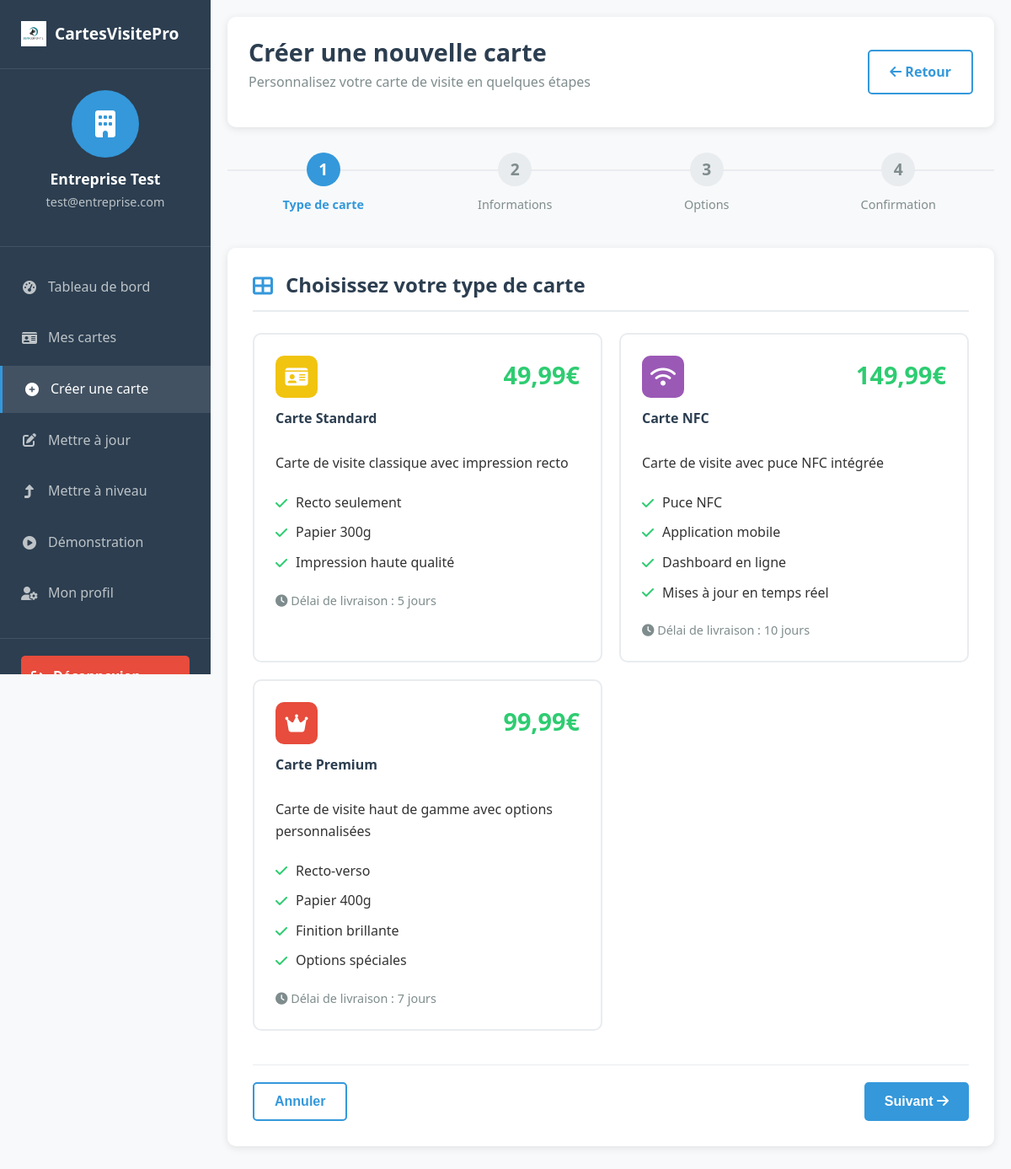
Screenshot of /client/create-card.php (signed in) with the database file from the repository.
### tables this page shows
CREATE TABLE products (
    id INT PRIMARY KEY AUTO_INCREMENT,
    name VARCHAR(100) NOT NULL,
    description TEXT,
    category ENUM('standard', 'nfc', 'premium') NOT NULL,
    base_price DECIMAL(10,2) NOT NULL,
    features JSON,
    options JSON,
    is_active BOOLEAN DEFAULT TRUE,
    stock_quantity INT DEFAULT 0,
    delivery_days INT DEFAULT 5,
    created_at TIMESTAMP DEFAULT CURRENT_TIMESTAMP,
    updated_at TIMESTAMP DEFAULT CURRENT_TIMESTAMP ON UPDATE CURRENT_TIMESTAMP
);

### client/create-card.php (the view, shortened to what this page needs)
<?php
$db = Database::getInstance();
$stmt = $db->query("SELECT * FROM products WHERE is_active = 1 ORDER BY category, base_price");
$products = $stmt->fetchAll();
$products_by_category = [];
foreach ($products as $product) {
    $products_by_category[$product['category']][] = $product;
}
?>
<!DOCTYPE html>
<html lang="fr">
<head>
    <link rel="stylesheet" href="../assets/css/style.css">
    <link rel="stylesheet" href="../assets/css/client.css">
    <link rel="stylesheet" href="https://cdnjs.cloudflare.com/ajax/libs/font-awesome/6.4.0/css/all.min.css">
    <link rel="stylesheet" href="https://cdn.jsdelivr.net/npm/flatpickr/dist/flatpickr.min.css">
</head>
<body class="client-dashboard">
    <div class="sidebar">
        <div class="sidebar-header">
            <a href="../index.html" class="logo">
                <img src="../assets/images/logo.png" alt="CartesVisitePro">
                <span>CartesVisitePro</span>
            </a>
        </div>
        <div class="client-info">
            <div class="client-avatar">
                <i class="fas fa-building"></i>
            </div>
            <h3><?php echo htmlspecialchars($_SESSION['client_name']); ?></h3>
            <p><?php echo htmlspecialchars($_SESSION['client_email']); ?></p>
        </div>
        <nav class="sidebar-nav">
            <ul>
                <li><a href="dashboard.php"><i class="fas fa-tachometer-alt"></i> Tableau de bord</a></li>
                <li><a href="my-cards.php"><i class="fas fa-id-card"></i> Mes cartes</a></li>
                <li class="active"><a href="create-card.php"><i class="fas fa-plus-circle"></i> Créer une carte</a></li>
                <li><a href="update-card.php"><i class="fas fa-edit"></i> Mettre à jour</a></li>
                <li><a href="upgrade-card.php"><i class="fas fa-level-up-alt"></i> Mettre à niveau</a></li>
                <li><a href="demo.php"><i class="fas fa-play-circle"></i> Démonstration</a></li>
                <li><a href="profile.php"><i class="fas fa-user-cog"></i> Mon profil</a></li>
            </ul>
        </nav>
        <div class="sidebar-footer">
            <a href="logout.php" class="btn-logout"><i class="fas fa-sign-out-alt"></i> Déconnexion</a>
        </div>
    </div>
    <div class="main-content">
        <header class="dashboard-header">
            <div class="header-left">
                <h1>Créer une nouvelle carte</h1>
                <p>Personnalisez votre carte de visite en quelques étapes</p>
            </div>
            <div class="header-right">
                <a href="my-cards.php" class="btn btn-outline">
                    <i class="fas fa-arrow-left"></i> Retour
                </a>
            </div>
        </header>
        <div class="creation-steps">
            <div class="step active" id="step1">
                <div class="step-number">1</div>
                <div class="step-label">Type de carte</div>
            </div>
            <div class="step" id="step2">
                <div class="step-number">2</div>
                <div class="step-label">Informations</div>
            </div>
            <div class="step" id="step3">
                <div class="step-number">3</div>
                <div class="step-label">Options</div>
            </div>
            <div class="step" id="step4">
                <div class="step-number">4</div>
                <div class="step-label">Confirmation</div>
            </div>
        </div>
        <form method="POST" action="" id="cardCreationForm">
            <div class="creation-form active" id="formStep1">
                <div class="form-section">
                    <div class="form-section-header">
                        <i class="fas fa-th-large"></i>
                        <h3>Choisissez votre type de carte</h3>
                    </div>
                    <div class="product-cards">
                        <?php foreach ($products_by_category as $category => $category_products): ?>
                            <?php foreach ($category_products as $product): ?>
                                <?php
                                $features = $product['features'] ? json_decode($product['features'], true) : [];
                                $icons = [
                                    'standard' => 'fa-id-card',
                                    'nfc' => 'fa-wifi',
                                    'premium' => 'fa-crown'
                                ];
                                $icon_classes = [
                                    'standard' => 'icon-standard',
                                    'nfc' => 'icon-nfc',
                                    'premium' => 'icon-premium'
                                ];
                                ?>
                                <div class="product-card" onclick="selectProduct(<?php echo $product['id']; ?>, '<?php echo $product['category']; ?>')"
                                     id="product-<?php echo $product['id']; ?>">
                                    <div class="product-header">
                                        <div>
                                            <div class="product-icon <?php echo $icon_classes[$product['category']]; ?>">
                                                <i class="fas <?php echo $icons[$product['category']]; ?>"></i>
                                            </div>
                                            <h4><?php echo htmlspecialchars($product['name']); ?></h4>
                                        </div>
                                        <div class="product-price">
                                            <?php echo number_format($product['base_price'], 2, ',', ' '); ?>€
                                        </div>
                                    </div>
                                    <p><?php echo htmlspecialchars($product['description']); ?></p>
                                    <?php if (!empty($features)): ?>
                                        <ul class="product-features">
                                            <?php foreach ($features as $feature): ?>
                                                <li><i class="fas fa-check"></i> <?php echo htmlspecialchars($feature); ?></li>
                                            <?php endforeach; ?>
                                        </ul>
                                    <?php endif; ?>
                                    <div class="product-duration">
                                        <i class="fas fa-clock"></i>
                                        Délai de livraison : <?php echo $product['delivery_days']; ?> jours
                                    </div>
                                </div>
                            <?php endforeach; ?>
                        <?php endforeach; ?>
                    </div>
                    <div class="form-actions">
                        <button type="button" class="btn btn-outline" onclick="window.location.href='my-cards.php'">
                            Annuler
                        </button>
                        <button type="button" class="btn btn-primary" onclick="goToStep(2)" id="nextStep1">
                            Suivant <i class="fas fa-arrow-right"></i>
                        </button>
                    </div>
                </div>
            </div>
        </form>
    </div>
</body>
</html>

### assets/css/style.css (style rules this page uses)
* { margin: 0; padding: 0; box-sizing: border-box; }
html { scroll-behavior: smooth; }
body { font-family: 'Segoe UI', Tahoma, Geneva, Verdana, sans-serif; line-height: 1.6; color: #333; background-color: #f8f9fa; }
h1, h2, h3, h4, h5, h6 { font-weight: 700; line-height: 1.2; margin-bottom: 1rem; color: #2c3e50; }
h1 { font-size: 2.5rem; }
h3 { font-size: 1.5rem; }
p { margin-bottom: 1rem; }
a { color: #3498db; text-decoration: none; transition: color 0.3s ease; }
.btn { display: inline-block; padding: 12px 24px; border-radius: 5px; font-weight: 600; text-align: center; cursor: pointer; transition: all 0.3s ease; border: none; font-size: 1rem; }
.btn-primary { background-color: #3498db; color: white; }
.btn-outline { background-color: transparent; border: 2px solid #3498db; color: #3498db; }
.logo { display: flex; align-items: center; gap: 10px; font-size: 1.5rem; font-weight: 700; color: #2c3e50; }
.logo img { height: 40px; }

### assets/css/client.css (style rules this page uses)
.client-dashboard { display: flex; min-height: 100vh; background-color: #f8f9fa; }
.sidebar { width: 280px; background-color: #2c3e50; color: white; display: flex; flex-direction: column; position: fixed; height: 100vh; overflow-y: auto; }
.sidebar-header { padding: 25px; border-bottom: 1px solid rgba(255, 255, 255, 0.1); }
.sidebar-header .logo { color: white; font-size: 1.2rem; }
.sidebar-header .logo img { height: 30px; }
.client-info { padding: 25px; text-align: center; border-bottom: 1px solid rgba(255, 255, 255, 0.1); }
.client-avatar { width: 80px; height: 80px; background-color: #3498db; border-radius: 50%; display: flex; align-items: center; justify-content: center; font-size: 2rem; margin: 0 auto 15px; }
.client-info h3 { color: white; font-size: 1.1rem; margin-bottom: 5px; }
.client-info p { color: #bdc3c7; font-size: 0.9rem; }
.sidebar-nav { flex: 1; padding: 20px 0; }
.sidebar-nav ul { list-style: none; }
.sidebar-nav li { margin-bottom: 5px; }
.sidebar-nav a { display: flex; align-items: center; gap: 12px; padding: 15px 25px; color: #bdc3c7; transition: all 0.3s ease; }
.sidebar-nav a:hover, .sidebar-nav li.active a { background-color: rgba(255, 255, 255, 0.1); color: white; border-left: 3px solid #3498db; }
.sidebar-nav i { width: 20px; text-align: center; }
.sidebar-footer { padding: 20px 25px; border-top: 1px solid rgba(255, 255, 255, 0.1); }
.btn-logout { display: flex; align-items: center; gap: 10px; padding: 12px; background-color: #e74c3c; color: white; border-radius: 5px; text-align: center; font-weight: 600; transition: background-color 0.3s ease; }
.main-content { flex: 1; margin-left: 280px; padding: 20px; min-height: 100vh; }
.dashboard-header { background-color: white; padding: 25px; border-radius: 10px; margin-bottom: 30px; display: flex; justify-content: space-between; align-items: center; box-shadow: 0 2px 10px rgba(0, 0, 0, 0.1); }
.header-left h1 { margin-bottom: 5px; font-size: 1.8rem; }
.header-left p { color: #7f8c8d; }
.header-right { display: flex; align-items: center; gap: 20px; }
.form-actions { display: flex; gap: 15px; margin-top: 30px; justify-content: flex-end; }
.step-number { width: 40px; height: 40px; background-color: #3498db; color: white; border-radius: 50%; display: flex; align-items: center; justify-content: center; font-weight: 600; font-size: 1.2rem; }
@media (max-width: 1200px) { .sidebar { width: 250px; } }
@media (max-width: 1200px) { .main-content { margin-left: 250px; } }

### rows the page displays
products: name "Carte Standard", base_price "49,99", description "Carte de visite classique avec impression recto", features "Recto seulement", features "Papier 300g", features "Impression haute qualité", delivery_days "5"
products: name "Carte NFC", base_price "149,99", description "Carte de visite avec puce NFC intégrée", features "Puce NFC", features "Application mobile", features "Dashboard en ligne", features "Mises à jour en temps réel", delivery_days "10"
products: name "Carte Premium", base_price "99,99", description "Carte de visite haut de gamme avec options personnalisées", features "Recto-verso", features "Papier 400g", features "Finition brillante", features "Options spéciales", delivery_days "7"

### other values shown
$_SESSION['client_name'] "Entreprise Test"
$_SESSION['client_email'] "test@entreprise.com"
